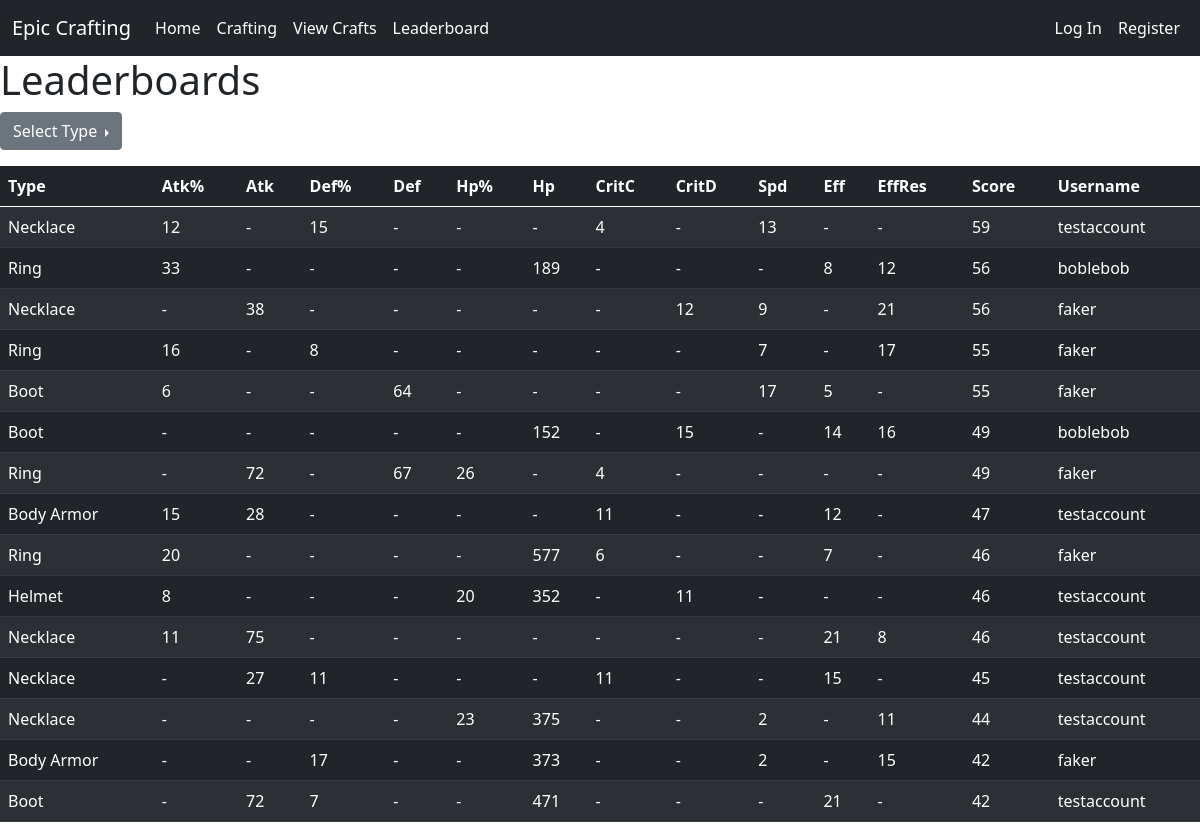
The app's page /leaderboard/overall, older data.
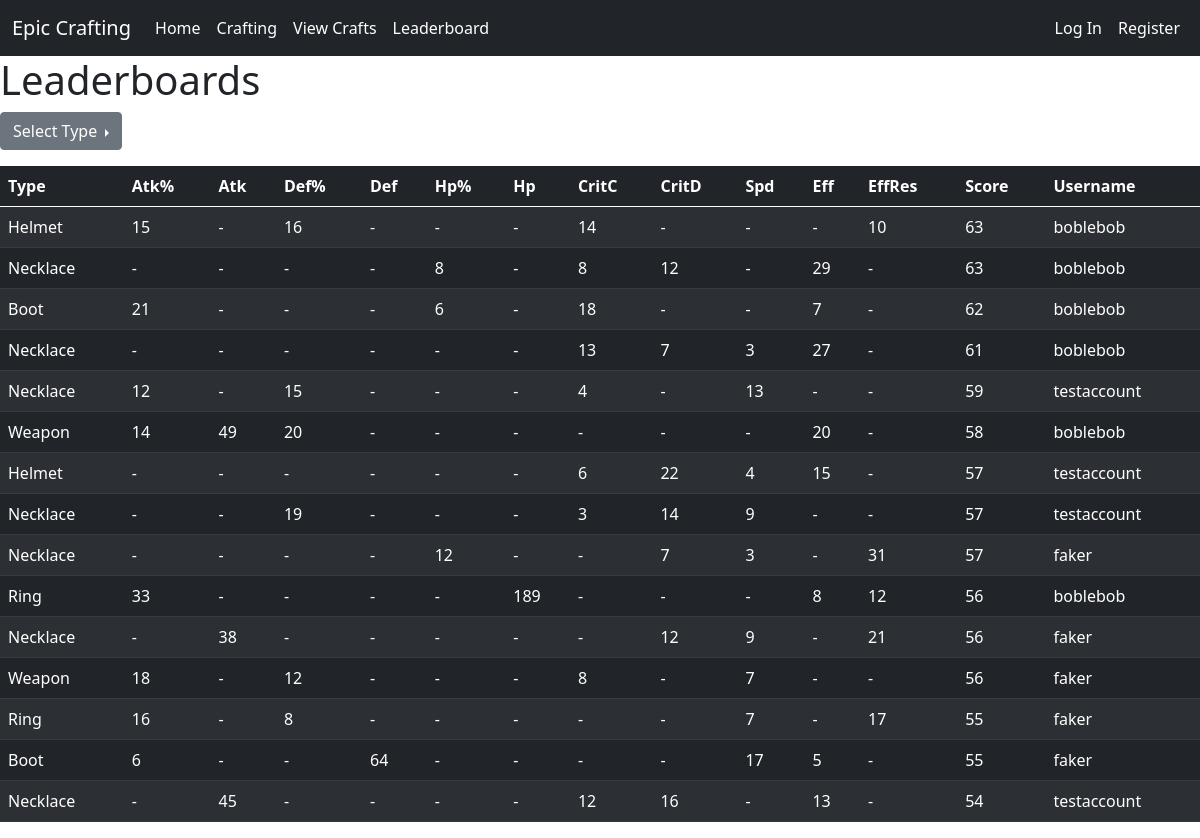
The same page, newer data.
### website/models.py (models this page shows, shortened)
class EquipDB(db.Model):
    id   = db.Column('id', db.Integer, primary_key=True)
    type = db.Column('Type', db.String(20))
    atkP = db.Column('Atk%', db.Integer, default=0)
    atkF = db.Column('Atk', db.Integer, default=0)
    defP = db.Column('Def%', db.Integer, default=0)
    defF = db.Column('Def', db.Integer, default=0)
    hpP  = db.Column('Hp%', db.Integer, default=0)
    hpF  = db.Column('Hp', db.Integer, default=0)
    criC = db.Column('CritC', db.Integer, default=0)
    criD = db.Column('CritD', db.Integer, default=0)
    spd  = db.Column('Spd', db.Integer, default=0)
    eff  = db.Column('Eff', db.Integer, default=0)
    effR = db.Column('EffRes', db.Integer, default=0)
    gs   = db.Column('Score', db.Integer, default=0)
    userName = db.Column(db.String(20), db.ForeignKey('user.name'))
    date = db.Column(db.DateTime)
    def getAttribute(attr):
        if attr == 'type':
            return EquipDB.type
        elif attr == 'atkP':
            return EquipDB.atkP
        elif attr == 'atkF':
            return EquipDB.atkF
        elif attr == 'defP':
            return EquipDB.defP
        elif attr == 'defF':
            return EquipDB.defF
        elif attr == 'hpP':
            return EquipDB.hpP
        elif attr == 'hpF':
            return EquipDB.hpF
        elif attr == 'criC':
            return EquipDB.criC
        elif attr == 'criD':
            return EquipDB.criD
        elif attr == 'spd':
            return EquipDB.spd
        elif attr == 'eff':
            return EquipDB.eff
        elif attr == 'effR':
            return EquipDB.effR
        else:
            return EquipDB.gs

### website/views.py (the view, shortened to what this page needs)
@views.route('/leaderboard/<boardType>', methods=["POST", "GET"])
def leaderboard(boardType):
    colType = 'gs'
    MAXEQUIP = 15
    ordered_equips = []
    if boardType == 'daily':
        saved_equips = EquipDB.query.order_by(EquipDB.getAttribute(colType).desc()).filter(func.date(EquipDB.date)==date.today()).limit(MAXEQUIP)
    elif boardType == 'overall':
        saved_equips = EquipDB.query.order_by(EquipDB.getAttribute(colType).desc()).limit(MAXEQUIP)
    else:
        return redirect(url_for('views.home'))
    return render_template("leaderboard.html", saved_equips=saved_equips, user=current_user, boardType=boardType)

### website/templates/leaderboard.html (shortened to what this page needs)
{% extends "base.html" %}
{% block content %}
<h1>Leaderboards</h1>
<div class="dropend">
    <button class="btn btn-secondary dropdown-toggle" type="button" id="dropdownMenuButton" data-bs-toggle="dropdown" aria-haspopup="true" aria-expanded="false">
        Select Type
    </button>
</div>
<table class='table table-hover table-striped table-dark' id='leaderboardTable'>
    <thead>
        <tr>
            <th class='typecol'>Type</th>
            <th scope="col" onclick="colSort('atkP', '{{ boardType }}')">Atk%</th>
            <th scope="col" onclick="colSort('atkF', '{{ boardType }}')">Atk</th>
            <th scope="col" onclick="colSort('defP', '{{ boardType }}')">Def%</th>
            <th scope="col" onclick="colSort('defF', '{{ boardType }}')">Def</th>
            <th scope="col" onclick="colSort('hpP',  '{{ boardType }}')">Hp%</th>
            <th scope="col" onclick="colSort('hpF',  '{{ boardType }}')">Hp</th>
            <th scope="col" onclick="colSort('criC', '{{ boardType }}')">CritC</th>
            <th scope="col" onclick="colSort('criD', '{{ boardType }}')">CritD</th>
            <th scope="col" onclick="colSort('spd',  '{{ boardType }}')">Spd</th>
            <th scope="col" onclick="colSort('eff',  '{{ boardType }}')">Eff</th>
            <th scope="col" onclick="colSort('effR', '{{ boardType }}')">EffRes</th>
            <th scope="col" onclick="colSort('gs',   '{{ boardType }}')">Score</th>
            <th scope="col">Username</th>
        </tr>
    </thead>
    <tbody>
        {% for equip in saved_equips %}
        <tr id="{{ equip.id }}">
            <td class="typecol">{{ equip.type }}</th>
            {% if equip.atkP %}
                <td>{{ equip.atkP }}</th>
            {% else %}
                <td>-</td>
            {% endif %}
            {% if equip.atkF %}
                <td>{{ equip.atkF }}</th>
            {% else %}
                <td>-</td>
            {% endif %}
            {% if equip.defP %}
                <td>{{ equip.defP }}</th>
            {% else %}
                <td>-</td>
            {% endif %}
            {% if equip.defF %}
                <td>{{ equip.defF }}</th>
            {% else %}
                <td>-</td>
            {% endif %}
            {% if equip.hpP %}
                <td>{{ equip.hpP }}</th>
            {% else %}
                <td>-</td>
            {% endif %}
            {% if equip.hpF %}
                <td>{{ equip.hpF }}</th>
            {% else %}
                <td>-</td>
            {% endif %}
            {% if equip.criC%}
                <td>{{ equip.criC }}</th>
            {% else %}
                <td>-</td>
            {% endif %}
            {% if equip.criD %}
                <td>{{ equip.criD }}</th>
            {% else %}
                <td>-</td>
            {% endif %}
            {% if equip.spd %}
                <td>{{ equip.spd }}</th>
            {% else %}
                <td>-</td>
            {% endif %}
            {% if equip.eff %}
                <td>{{ equip.eff }}</th>
            {% else %}
                <td>-</td>
            {% endif %}
            {% if equip.effR %}
                <td>{{ equip.effR }}</th>
            {% else %}
                <td>-</td>
            {% endif %}
            <td>{{ equip.gs }}</td>
            <td>{{ equip.userName }}</td>
        </tr>
        {% endfor %}
    </tbody>
</table>
{% endblock %}

Row changes from the older to the newer data that the page shows:
no longer on this page (row unchanged): EquipDB: type "Boot", hpF "152", criD "15", eff "14", effR "16", gs "49", userName "boblebob"
no longer on this page (row unchanged): EquipDB: type "Ring", atkF "72", defF "67", hpP "26", criC "4", gs "49", userName "faker"
no longer on this page (row unchanged): EquipDB: type "Body Armor", atkP "15", atkF "28", criC "11", eff "12", gs "47", userName "testaccount"
no longer on this page (row unchanged): EquipDB: type "Ring", atkP "20", hpF "577", criC "6", eff "7", gs "46", userName "faker"
no longer on this page (row unchanged): EquipDB: type "Helmet", atkP "8", hpP "20", hpF "352", criD "11", gs "46", userName "testaccount"
no longer on this page (row unchanged): EquipDB: type "Necklace", atkP "11", atkF "75", eff "21", effR "8", gs "46", userName "testaccount"
no longer on this page (row unchanged): EquipDB: type "Necklace", atkF "27", defP "11", criC "11", eff "15", gs "45", userName "testaccount"
no longer on this page (row unchanged): EquipDB: type "Necklace", hpP "23", hpF "375", spd "2", effR "11", gs "44", userName "testaccount"
no longer on this page (row unchanged): EquipDB: type "Body Armor", defP "17", hpF "373", spd "2", effR "15", gs "42", userName "faker"
no longer on this page (row unchanged): EquipDB: type "Boot", atkF "72", defP "7", hpF "471", eff "21", gs "42", userName "testaccount"
added EquipDB: type "Helmet", atkP "15", defP "16", criC "14", effR "10", gs "63", userName "boblebob"
added EquipDB: type "Necklace", hpP "8", criC "8", criD "12", eff "29", gs "63", userName "boblebob"
added EquipDB: type "Boot", atkP "21", hpP "6", criC "18", eff "7", gs "62", userName "boblebob"
added EquipDB: type "Necklace", criC "13", criD "7", spd "3", eff "27", gs "61", userName "boblebob"
added EquipDB: type "Weapon", atkP "14", atkF "49", defP "20", eff "20", gs "58", userName "boblebob"
added EquipDB: type "Helmet", criC "6", criD "22", spd "4", eff "15", gs "57", userName "testaccount"
added EquipDB: type "Necklace", defP "19", criC "3", criD "14", spd "9", gs "57", userName "testaccount"
added EquipDB: type "Necklace", hpP "12", criD "7", spd "3", effR "31", gs "57", userName "faker"
added EquipDB: type "Weapon", atkP "18", defP "12", criC "8", spd "7", gs "56", userName "faker"
added EquipDB: type "Necklace", atkF "45", criC "12", criD "16", eff "13", gs "54", userName "testaccount"
